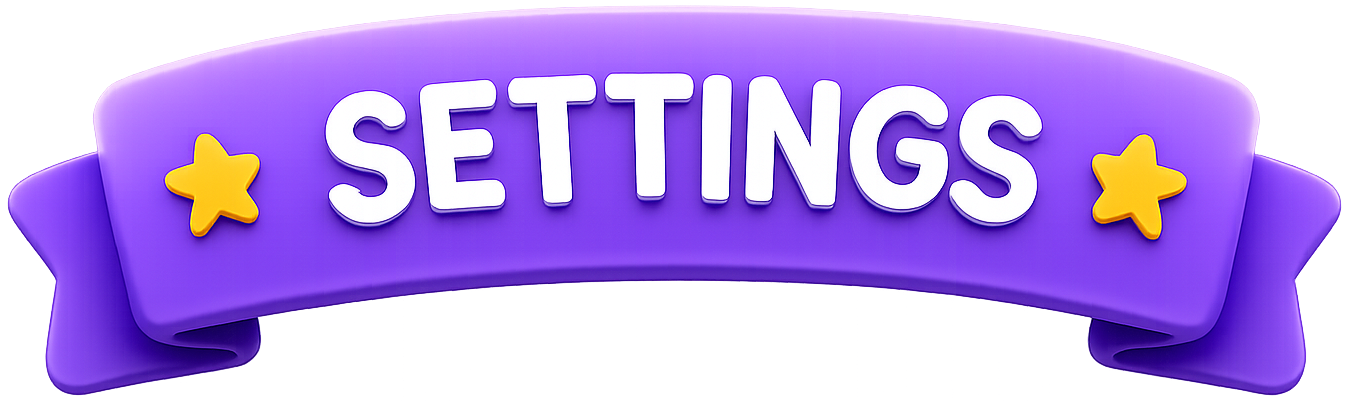
#> input picture assets/images/setting-banner.png, 1352 x 402 px, found by its file name
$ python inspect_banner.py
#> lines starting #> are read from the running program, lines starting #| are printed output that depends on the picture
from PIL import Image
import sys
sys.stdout.reconfigure(encoding='utf-8')

im = Image.open('assets/images/setting-banner.png')
#> im is the input picture: PIL image 1352x402 RGBA; mean R, G, B, A 104.4, 71.4, 152.6, 168.6
print("Image size:", im.size)
#| Image size: (1352, 402)
print("Image mode:", im.mode)
#| Image mode: RGBA

# Let's inspect center vs edges
# Let's save a thumbnail or inspect average colors
center_crop = im.crop((im.width*0.2, im.height*0.2, im.width*0.8, im.height*0.8))
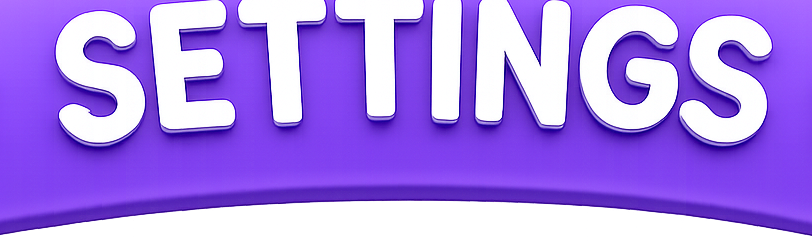
#> center_crop: PIL image 812x242 RGBA; mean R, G, B, A 137.9, 101.6, 204.4, 222.4; transparent parts drawn white
colors = im.getcolors(maxcolors=100000)
#> colors = 90962 items
print("Unique colors:", len(colors) if colors else "> 100000")
#| Unique colors: 90962
